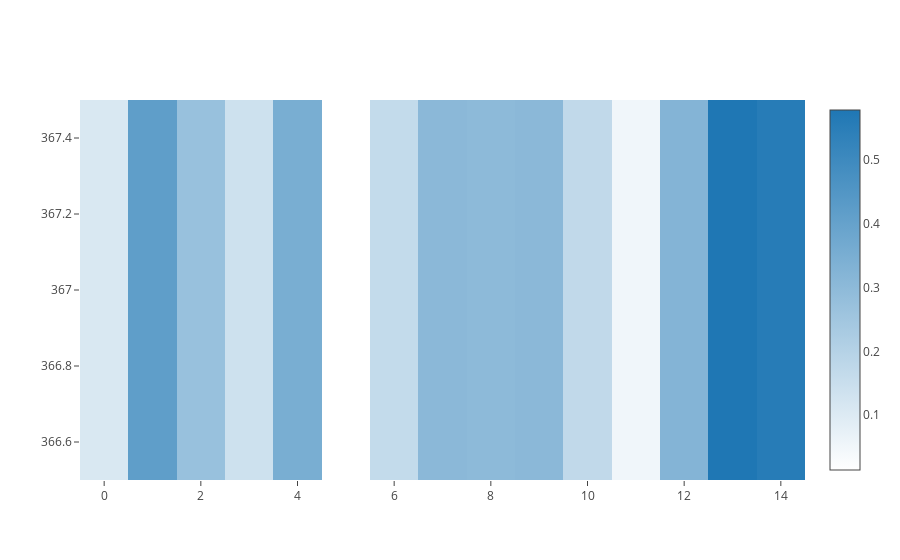

The cell this chart's notebook holds for it:
### Code cell
trace = go.Heatmap(z=query_qui_df.values[:,1:16],
                   x=index_x,
                   y=movie_query,
                   colorscale=[[0.0, 'rgb(255,255,255)'], [1.0, 'rgb(31, 119, 180)']])

data=[trace]
iplot(data, filename='labelled-heatmap')

### Figure 1 — Plotly figure (JSON) as saved in the notebook; plotly's stock layout.template omitted (floating-point values rounded to 4 significant figures)
{"data": [{"colorscale": [[0, "rgb(255,255,255)"], [1, "rgb(31, 119, 180)"]], "type": "heatmap", "uid": "0bc2c579-3914-473f-9aa5-66e799696b85", "x": [0, 1, 2, 3, 4, 5, 6, 7, 8, 9, 10, 11, 12, 13], "y": [367], "z": [[0.1103, 0.4175, 0.2732, 0.1394, 0.3513, 0.0143, 0.1645, 0.3072, 0.3008, 0.3072, 0.1714, 0.05198, 0.3241, 0.5778, 0.5589]]}], "layout": {}}
